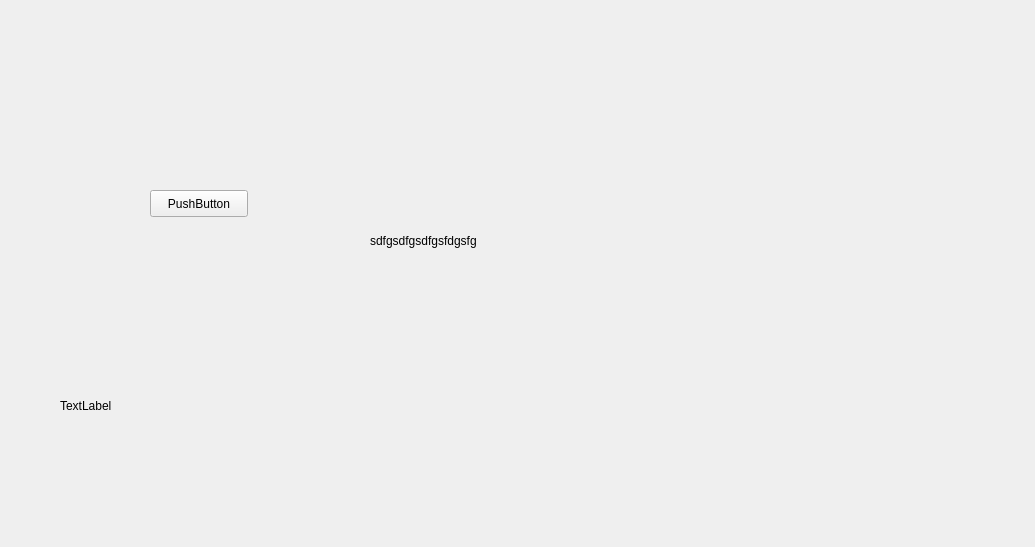
<?xml version="1.0" encoding="UTF-8"?>
<ui version="4.0">
 <class>MainWindow</class>
 <widget class="QMainWindow" name="MainWindow">
  <property name="geometry">
   <rect>
    <x>0</x>
    <y>0</y>
    <width>1035</width>
    <height>547</height>
   </rect>
  </property>
  <property name="windowTitle">
   <string>MainWindow</string>
  </property>
  <widget class="QWidget" name="centralWidget">
   <widget class="QPushButton" name="pushButton_start">
    <property name="geometry">
     <rect>
      <x>150</x>
      <y>190</y>
      <width>98</width>
      <height>27</height>
     </rect>
    </property>
    <property name="text">
     <string>PushButton</string>
    </property>
   </widget>
   <widget class="QLabel" name="label">
    <property name="geometry">
     <rect>
      <x>370</x>
      <y>40</y>
      <width>741</width>
      <height>401</height>
     </rect>
    </property>
    <property name="text">
     <string>sdfgsdfgsdfgsfdgsfg</string>
    </property>
   </widget>
   <widget class="QLabel" name="label_2">
    <property name="geometry">
     <rect>
      <x>60</x>
      <y>360</y>
      <width>241</width>
      <height>91</height>
     </rect>
    </property>
    <property name="text">
     <string>TextLabel</string>
    </property>
   </widget>
  </widget>
 </widget>
 <layoutdefault spacing="6" margin="11"/>
 <resources/>
 <connections/>
</ui>
